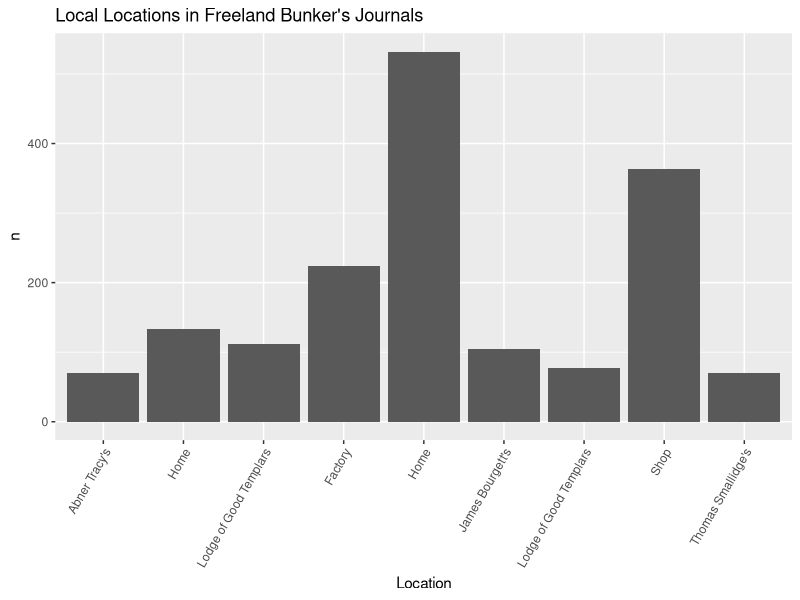

Reproduce this figure in R. (Note: this script raises an error after producing the figure.)
## ---- chunk 1
install.packages(c("tidyverse", 
                   "tidytext",
                   "stopwords",
                   "widyr",
                   "tidygraph",
                   "tidylo",
                   "ggraph",
                   "wordcloud",
                   "dplyr"))
## ---- chunk 2
library(dplyr)
library(tidyverse)
library("magrittr") 
library(tidyverse)
library(tidytext)
## ---- chunk 3
library(readr)
journal_71_72 <- read_csv("Data_Sets/journal_1871_1872 - Sheet1 (1).csv")
journal_73 <- read_csv("Data_Sets/journal_1873 - Sheet1.csv")
journal_74 <- read_csv("Data_Sets/journal_1874 - Sheet1.csv")
journal_75 <- read_csv("Data_Sets/journal_1875 - Sheet1.csv")
journal_76 <- read_csv("Data_Sets/journal_1876 - Sheet1.csv")
journal_77 <- read_csv("Data_Sets/journal_1877 - Sheet1.csv")
journal_80 <- read_csv("Data_Sets/journal_1880 - Sheet1.csv")

## ---- chunk 4
journal_71_72$journal <- 1
journal_73$journal <- 2
journal_74$journal <- 3
journal_75$journal <- 4
journal_76$journal <- 5
journal_77$journal <- 6

journal_80$journal <- 9
## ---- chunk 5
journal_71_72 <- journal_71_72 %>%
  rename(transcription_accuracy = transcription)
## ---- chunk 6
journal_71_72 <-  journal_71_72 %>% mutate(across(.fns = as.character)) %>% type_convert()
journal_73 <-  journal_71_72 %>% mutate(across(.fns = as.character)) %>% type_convert()
journal_74 <-  journal_71_72 %>% mutate(across(.fns = as.character)) %>% type_convert()
journal_75 <-  journal_71_72 %>% mutate(across(.fns = as.character)) %>% type_convert()
journal_76 <-  journal_71_72 %>% mutate(across(.fns = as.character)) %>% type_convert()
journal_77 <-  journal_71_72 %>% mutate(across(.fns = as.character)) %>% type_convert()
journal_80 <-  journal_71_72 %>% mutate(across(.fns = as.character)) %>% type_convert()
## ---- chunk 7
journals <- dplyr::bind_rows(journal_71_72, journal_73, journal_74, journal_75, journal_76, journal_77, journal_80)
## ---- chunk 8
loc_place <- journals %>%
  select(journal, local_place, location) %>%
  separate(local_place, c("place_1", "place_2", "place_3", "place_4"), sep = ",")
## ---- chunk 9
loc_1 <- loc_place %>%
  select(place_1) %>%
  rename(place = place_1)
loc_2 <- loc_place %>%
  select(place_2) %>%
  rename(place = place_2)
loc_3 <- loc_place %>%
  select(place_3) %>%
  rename(place = place_3)
loc_4 <- loc_place %>%
  select(place_4) %>%
  rename(place = place_4)

loc_count <- dplyr::bind_rows(loc_1, loc_2, loc_3, loc_4)
## ---- chunk 10
loc_count_1 <- loc_count %>%
    count(place, sort = TRUE)
## ---- chunk 11
loc_count_1 %>%
    filter(n > 50) %>%
    filter(n < 700) %>% #700 to get rid of NA (may change)
  ggplot(aes(x=place, y=n)) + 
   geom_bar(stat = "identity")+
    theme(axis.text.x = element_text(angle = 60, hjust = 1))+
   labs(y = "n", x = "Location", title = "Local Locations in Freeland Bunker's Journals")
## ---- chunk 12
library(stringr)

Home <-  dplyr::filter(journals, !grepl('Home| home', type))
## ---- chunk 13
